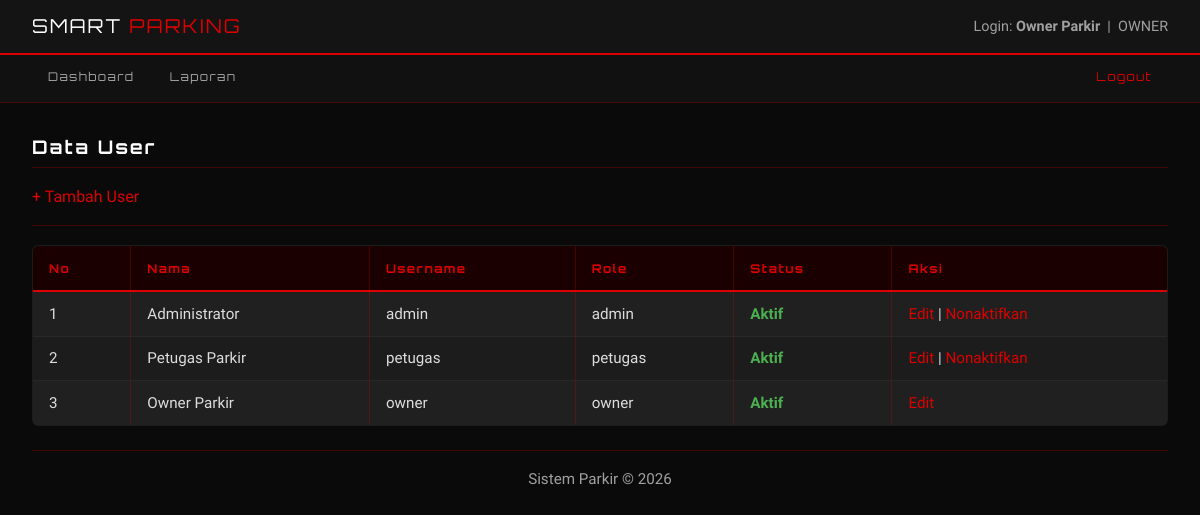
The page /admin/user.php (signed in) on the database its author committed.
### tables this page shows
CREATE TABLE `tb_user` (
  `id_user` int(11) NOT NULL,
  `nama_lengkap` varchar(50) NOT NULL,
  `username` varchar(50) NOT NULL,
  `password` varchar(100) NOT NULL,
  `role` enum('admin','petugas','owner') NOT NULL,
  `status_aktif` tinyint(1) DEFAULT 1
);

### admin/user.php (the view, shortened to what this page needs)
<?php
include "../template/header.php";
include "../config/koneksi.php";
?>
<h3>Data User</h3>
<a href="?tambah=1">+ Tambah User</a>
<hr>
<table border="1" cellpadding="8">
    <tr>
        <th>No</th>
        <th>Nama</th>
        <th>Username</th>
        <th>Role</th>
        <th>Status</th>
        <th>Aksi</th>
    </tr>
    <?php
    $no = 1;
    $q = mysqli_query($koneksi, "SELECT * FROM tb_user");
    while ($d = mysqli_fetch_assoc($q)) {
    ?>
        <tr>
            <td><?= $no++ ?></td>
            <td><?= $d['nama_lengkap'] ?></td>
            <td><?= $d['username'] ?></td>
            <td><?= $d['role'] ?></td>
            <td>
                <?= $d['status_aktif']
                    ? "<span class='badge-aktif'>Aktif</span>"
                    : "<span class='badge-nonaktif'>Nonaktif</span>" ?>
            </td>
            <td>
                <a href="?edit=<?= $d['id_user'] ?>">Edit</a>
                <?php if ($d['id_user'] != $_SESSION['id_user']) { ?>
                    <?php if ($d['status_aktif']) { ?>
                        | <a href="user_proses.php?toggle=<?= $d['id_user'] ?>&status=0"
                            onclick="return confirm('Nonaktifkan user ini?')">
                            Nonaktifkan
                        </a>
                    <?php } ?>
                <?php } ?>
            </td>
        </tr>
    <?php } ?>
</table>
<?php include "../template/footer.php"; ?>

### template/header.php (style rules this page uses)
:root { --red: #DC0000; --black: #0A0A0A; --dark: #141414; --card: #1C1C1C; --border: rgba(220,0,0,0.25); --silver: #A0A0A0; --white: #FFFFFF; --font-title: 'Orbitron', sans-serif; --font-body: 'Rajdhani', sans-serif; }
* { margin: 0; padding: 0; box-sizing: border-box; }
body { font-family: var(--font-body); background: var(--black); color: var(--white); font-size: 1rem; }
h2, h3 { font-family: var(--font-title); letter-spacing: 2px; color: var(--white); margin-bottom: 1.2rem; padding-bottom: 0.5rem; border-bottom: 1px solid var(--border); }
table { width: 100%; border-collapse: collapse; background: var(--card); border: 1px solid var(--border); border-radius: 6px; overflow: hidden; margin-bottom: 1.5rem; }
th { background: #1a0000; color: var(--red); font-family: var(--font-title); font-size: 0.75rem; letter-spacing: 1.5px; padding: 0.9rem 1rem; text-align: left; border-bottom: 2px solid var(--red); }
td { padding: 0.8rem 1rem; border-bottom: 1px solid rgba(255,255,255,0.05); color: #ddd; font-size: 0.95rem; }
tr:nth-child(even) td { background: rgba(255,255,255,0.02); }
a { color: var(--red); text-decoration: none; transition: color 0.2s; }
.badge-aktif { color: #4caf50; font-weight: 600; }
hr { border: none; border-top: 1px solid var(--border); margin: 1.2rem 0; }

### rows shown on the page
tb_user: nama_lengkap "Administrator", username "admin", role "admin", status_aktif "Aktif"
tb_user: nama_lengkap "Petugas Parkir", username "petugas", role "petugas", status_aktif "Aktif"
tb_user: nama_lengkap "Owner Parkir", username "owner", role "owner", status_aktif "Aktif"

### other values the page prints
$_SESSION['nama'] "Owner Parkir"
$_SESSION['role'] "OWNER"
